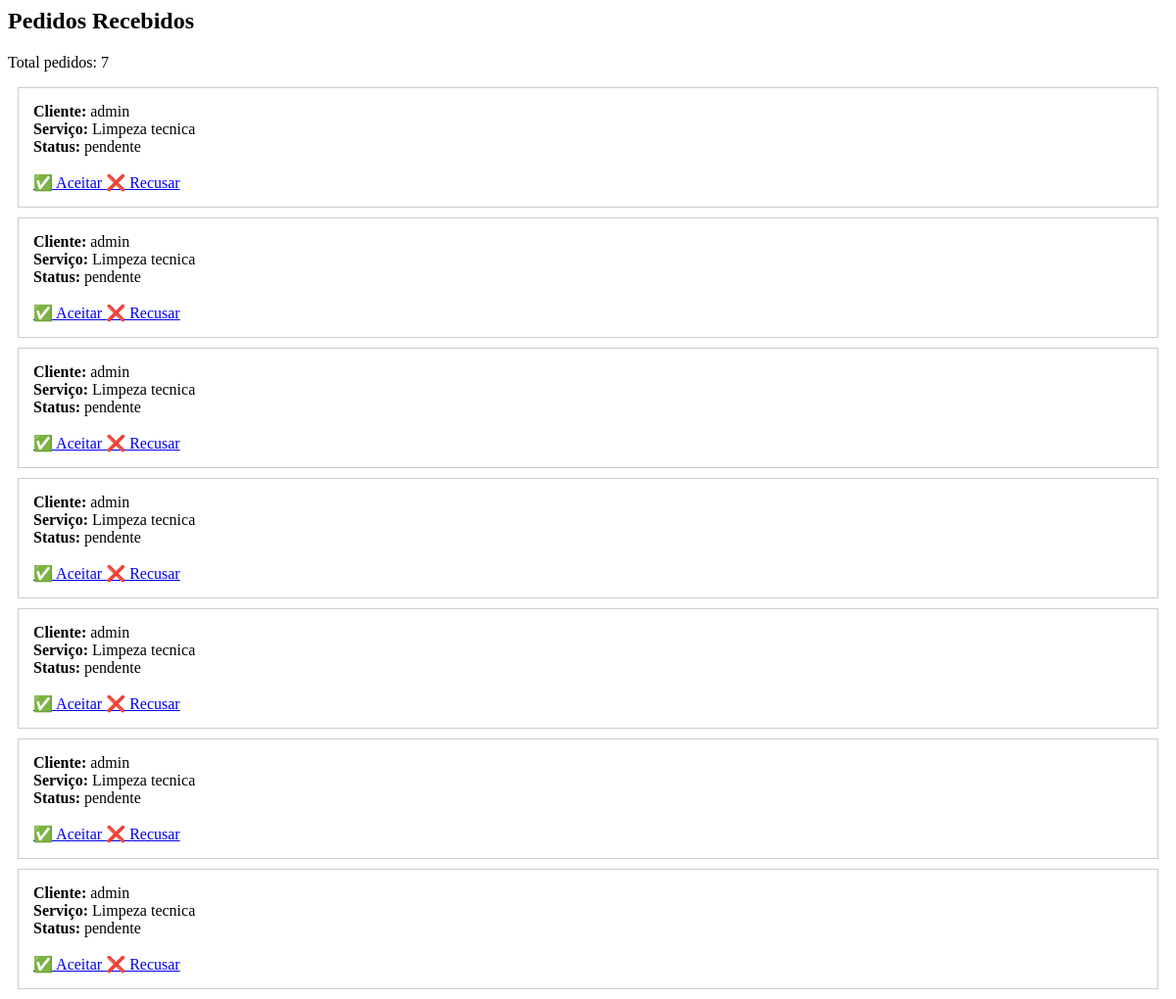
Before: /servicos/pedidos/ (signed in) with the older database file.
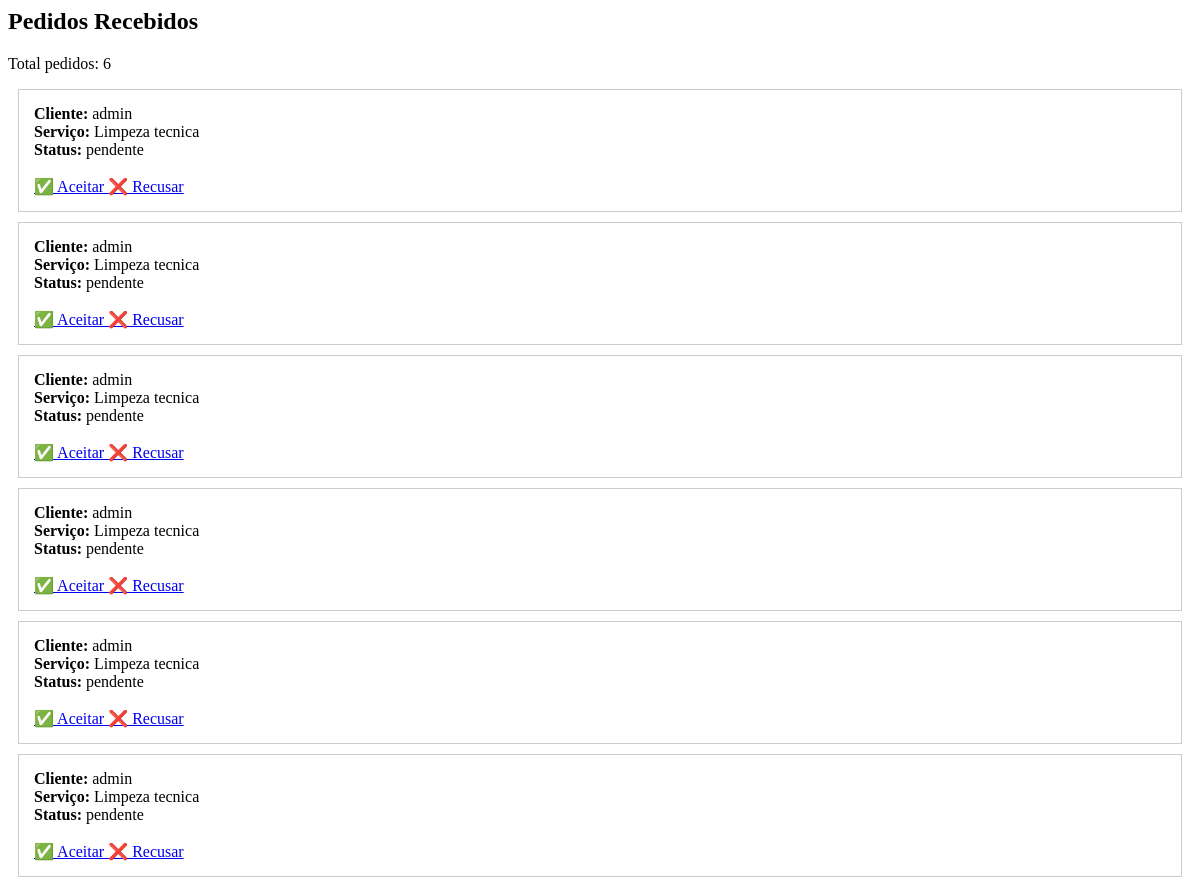
After: the same page with the newer database file.
### services/models.py (models this page shows, shortened)
class Pedido(models.Model):
    STATUS = (
        ('pendente', 'Pendente'),
        ('aceito', 'Aceito'),
        ('em_andamento', 'Em andamento'),
        ('finalizado', 'Finalizado'),
        ('recusado', 'Recusado'),
    )
    cliente = models.ForeignKey(
        User,
        on_delete=models.CASCADE,
        related_name='pedidos_cliente'
    )
    servico = models.ForeignKey(
        Service,
        on_delete=models.CASCADE,
        related_name='pedidos'
    )
    status = models.CharField(
        max_length=20,
        choices=STATUS,
        default='pendente'
    )
    criado_em = models.DateTimeField(auto_now_add=True)

class Service(models.Model):
    prestador = models.ForeignKey(
        User,
        on_delete=models.CASCADE,
        related_name='servicos'
    )
    nome = models.CharField(max_length=200)
    descricao = models.TextField()
    categoria = models.CharField(max_length=100)
    preco = models.DecimalField(max_digits=8, decimal_places=2)
    criado_em = models.DateTimeField(auto_now_add=True)

### accounts/models.py (models this page shows)
class User(AbstractUser):
    USER_TYPES = (
        ('cliente', 'Cliente'),
        ('prestador', 'Prestador'),
    )
    user_type = models.CharField(
        max_length=20,
        choices=USER_TYPES,
        default='cliente'
    )
    full_name = models.CharField(max_length=255, null=True, blank=True)
    cpf = models.CharField(max_length=14, unique=True, null=True, blank=True)
    phone = models.CharField(max_length=20, unique=True, null=True, blank=True)
    birth_date = models.DateField(null=True, blank=True)
    address = models.CharField(max_length=255, null=True, blank=True)
    city = models.CharField(max_length=100, null=True, blank=True)

### services/views.py (the view)
@login_required
def pedidos_prestador(request):
    if request.user.user_type != 'prestador':
        return redirect('accounts:dashboard')
    pedidos = Pedido.objects.filter(
        servico__prestador=request.user,
        status='pendente'
    )
    return render(
        request,
        'services/pedidos_prestador.html',
        {'pedidos': pedidos}
    )

### templates/services/pedidos_prestador.html
<h2>Pedidos Recebidos</h2>
<p>Total pedidos: {{ pedidos|length }}</p>
{% for pedido in pedidos %}
<div style="border:1px solid #ccc; padding:15px; margin:10px;">
    <strong>Cliente:</strong>
    {{ pedido.cliente.username }}
    <br>
    <strong>Serviço:</strong>
    {{ pedido.servico.nome }}
    <br>
    <strong>Status:</strong>
    {{ pedido.status }}
    <br><br>
    {% if pedido.status == 'pendente' %}
        <a href="{% url 'services:aceitar_pedido' pedido.id %}">
            ✅ Aceitar
        </a>
        <a href="{% url 'services:recusar_pedido' pedido.id %}">
            ❌ Recusar
        </a>
    {% endif %}
</div>
{% empty %}
<p>Nenhum pedido recebido.</p>
{% endfor %}

Changed rows visible on the page:
no longer on this page (row edited): Pedido: cliente.username "admin", servico.nome "Limpeza tecnica", status "pendente", shows "✅ Aceitar"
Other visible differences:
{{ pedidos|length }}: "7" → "6"
